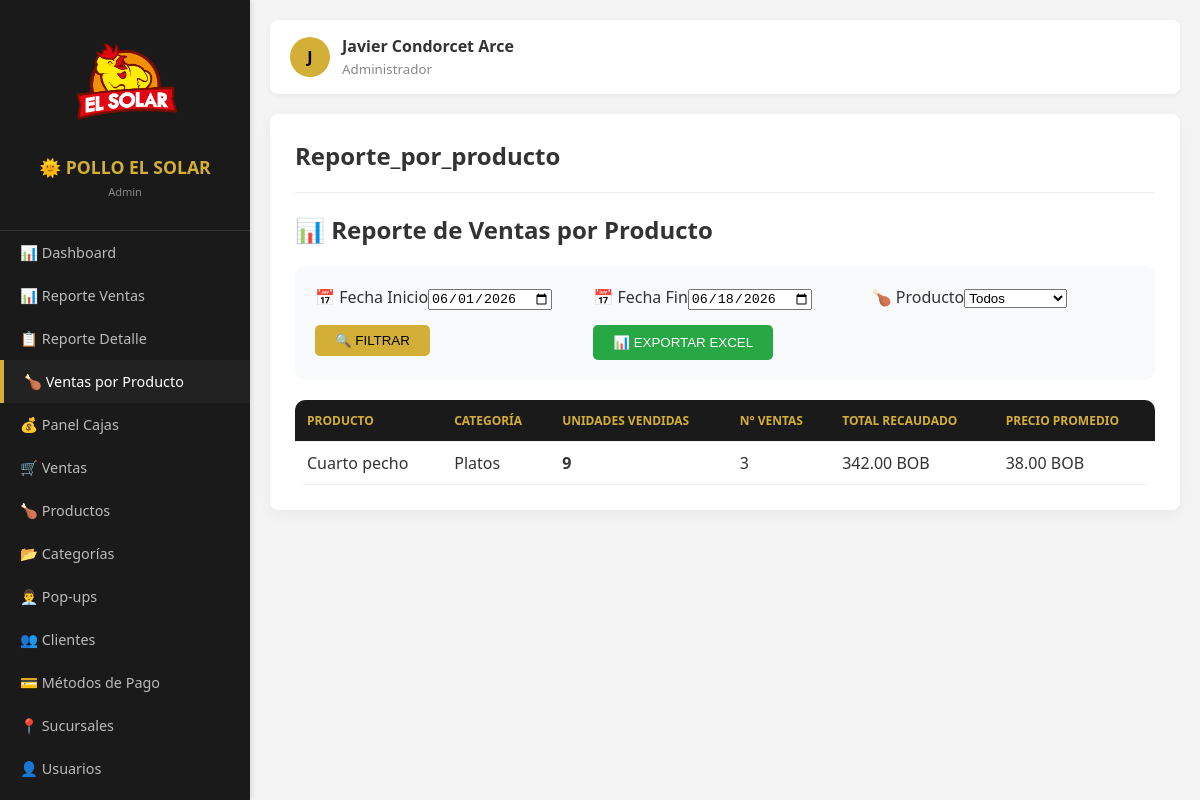
/bolivia/admin.php?mod=reporte_por_producto (signed in), run on the app's committed database.
### tables this page shows
CREATE TABLE `productos` (
  `id` int(11) NOT NULL,
  `categoria_id` int(11) DEFAULT NULL,
  `sucursal_id` int(11) DEFAULT NULL,
  `nombre` varchar(150) NOT NULL,
  `descripcion` text DEFAULT NULL,
  `precio` decimal(10,2) NOT NULL,
  `precio_oferta` decimal(10,2) DEFAULT NULL,
  `etiqueta_oferta` varchar(50) DEFAULT NULL,
  `moneda` enum('BOB','USD','PYG','BRL') DEFAULT 'BOB',
  `es_combo` tinyint(1) DEFAULT 0,
  `dia_semana` enum('Lunes','Martes','Miércoles','Jueves','Viernes','Sábado','Domingo','Todos') DEFAULT 'Todos',
  `visible` tinyint(1) DEFAULT 1,
  `estado` tinyint(1) NOT NULL DEFAULT 1,
  `destacado` tinyint(1) DEFAULT 0,
  `fecha_publicacion` datetime DEFAULT NULL,
  `created_at` datetime DEFAULT current_timestamp()
);

CREATE TABLE `categorias` (
  `id` int(11) NOT NULL,
  `nombre` varchar(100) NOT NULL,
  `icono` varchar(100) DEFAULT NULL,
  `estado` tinyint(1) DEFAULT 1
);

### bolivia/modulos/reporte_por_producto.php (the view, shortened to what this page needs)
<?php
global $pdo;
$fecha_inicio = $_GET['fecha_inicio'] ?? date('Y-m-01');
$fecha_fin = $_GET['fecha_fin'] ?? date('Y-m-d');
$sql = "
    SELECT
        p.id,
        p.nombre as producto,
        c.nombre as categoria,
        SUM(vd.cantidad) as unidades_vendidas,
        COUNT(DISTINCT vd.venta_id) as numero_ventas,
        SUM(vd.subtotal_linea) as total_recaudado,
        AVG(vd.precio_unitario) as precio_promedio
    FROM venta_detalle vd
    JOIN productos p ON vd.producto_id = p.id
    JOIN categorias c ON p.categoria_id = c.id
    JOIN ventas v ON vd.venta_id = v.id
    WHERE DATE(v.fecha_venta) BETWEEN :fecha_inicio AND :fecha_fin
      AND v.estado = 1
";
$params = [':fecha_inicio' => $fecha_inicio, ':fecha_fin' => $fecha_fin];
$sql .= " GROUP BY vd.producto_id ORDER BY unidades_vendidas DESC";
$stmt = $pdo->prepare($sql);
$stmt->execute($params);
$productos = $stmt->fetchAll();
?>
<h2>📊 Reporte de Ventas por Producto</h2>
<div class="filtros">
    <form method="GET" class="filtros-grid">
        <div><label>📅 Fecha Inicio</label><input type="date" name="fecha_inicio" value="<?php echo $fecha_inicio; ?>"></div>
        <div><label>📅 Fecha Fin</label><input type="date" name="fecha_fin" value="<?php echo $fecha_fin; ?>"></div>
        <div><label>🍗 Producto</label><select name="producto_id"><option value="">Todos</option></select></div>
        <div><button type="submit" style="background:#D4AF37; border:none; padding:8px 20px; border-radius:5px;">🔍 FILTRAR</button></div>
        <div><button type="button" class="btn-excel" onclick="exportarExcel()">📊 EXPORTAR EXCEL</button></div>
    </form>
</div>
<table>
    <thead><tr><th>Producto</th><th>Categoría</th><th>Unidades Vendidas</th><th>N° Ventas</th><th>Total Recaudado</th><th>Precio Promedio</th></tr></thead>
    <tbody>
        <?php foreach($productos as $p): ?>
        <tr>
            <td><?php echo htmlspecialchars($p['producto']); ?></td>
            <td><?php echo $p['categoria']; ?></td>
            <td><strong><?php echo $p['unidades_vendidas']; ?></strong></td>
            <td><?php echo $p['numero_ventas']; ?></td>
            <td><?php echo number_format($p['total_recaudado'], 2); ?> BOB</td>
            <td><?php echo number_format($p['precio_promedio'], 2); ?> BOB</td>
        </tr>
        <?php endforeach; ?>
    </tbody>
</table>

### bolivia/admin.php (style rules this page uses)
:root { --sidebar-width: 250px; --gold: #D4AF37; --dark: #1a1a1a; }
body { margin: 0; display: flex; font-family: 'Segoe UI', sans-serif; background: #f4f4f4; color: #333; }
table { width: 100%; border-collapse: collapse; margin-top: 20px; }
th, td { text-align: left; padding: 12px; border-bottom: 1px solid #eee; }
th { background: #fcfcfc; color: #666; text-transform: uppercase; font-size: 0.75em; }

### bolivia/modulos/reporte_por_producto.php (style rules this page uses)
.filtros { background: #f8f9fa; padding: 20px; border-radius: 10px; margin-bottom: 20px; }
.filtros-grid { display: grid; grid-template-columns: repeat(auto-fit, minmax(200px, 1fr)); gap: 15px; }
.btn-excel { background: #28a745; color: white; padding: 10px 20px; border: none; border-radius: 5px; cursor: pointer; }
table { width: 100%; border-collapse: collapse; background: white; border-radius: 10px; overflow: hidden; }
th { background: #1a1a1a; color: #D4AF37; padding: 12px; text-align: left; }
td { padding: 10px 12px; border-bottom: 1px solid #eee; }

### data on the page
productos: nombre "Cuarto pecho", categoria.nombre "Platos", unidades_vendidas "9", numero_ventas "3", total_recaudado "342.00", precio_promedio "38.00"

### other printed values
$user_rol "Admin"
$item['icono'] "📊"
$item['nombre'] "Dashboard"
$item['nombre'] "Reporte Ventas"
$item['icono'] "📋"
$item['nombre'] "Reporte Detalle"
$item['icono'] "🍗"
$item['nombre'] "Ventas por Producto"
$item['icono'] "💰"
$item['nombre'] "Panel Cajas"
$item['icono'] "🛒"
$item['nombre'] "Ventas"
$item['nombre'] "Productos"
$item['icono'] "📂"
$item['nombre'] "Categorías"
